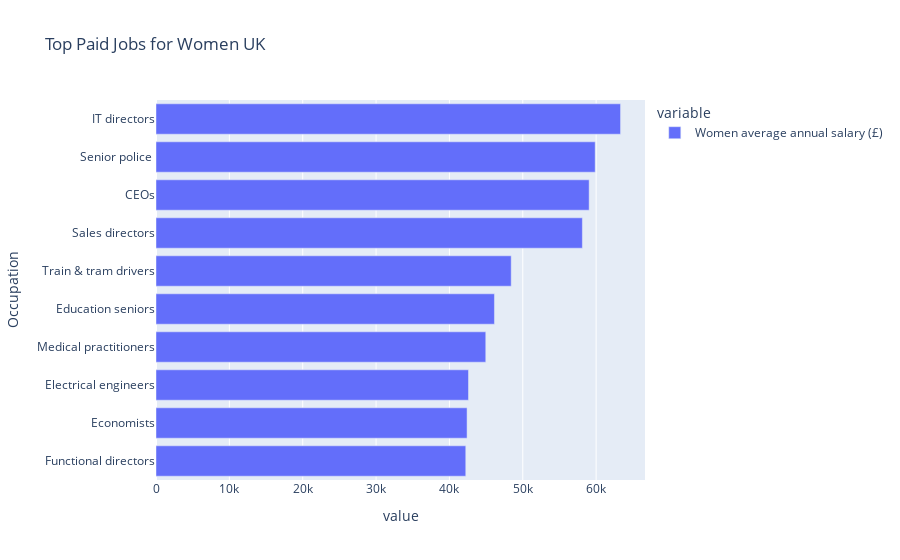

Notebook code cell kept with this figure:
### Code cell
top_jobs = highest_paid_women_jobs.head(10).sort_values(ascending=True)
fig = px.bar(top_jobs, title='Top Paid Jobs for Women UK', orientation='h')
fig.show()

### Figure 1 — Plotly figure (JSON) as saved in the notebook; plotly's stock layout.template omitted (floating-point values rounded to 4 significant figures)
{"data": [{"alignmentgroup": "True", "hovertemplate": "variable=Women average annual salary (£)<br>value=%{x}<br>Occupation=%{y}<extra></extra>", "legendgroup": "Women average annual salary (£)", "marker": {"color": "#636efa", "pattern": {"shape": ""}}, "name": "Women average annual salary (£)", "offsetgroup": "Women average annual salary (£)", "orientation": "h", "showlegend": true, "textposition": "auto", "type": "bar", "x": [42228, 42405, 42599, 44955, 46138, 48422, 58125, 59048, 59871, 63328], "xaxis": "x", "y": ["Functional directors", "Economists", "Electrical engineers", "Medical practitioners", "Education seniors", "Train & tram drivers", "Sales directors", "CEOs", "Senior police ", "IT directors"], "yaxis": "y"}], "layout": {"barmode": "relative", "legend": {"title": {"text": "variable"}, "tracegroupgap": 0}, "title": {"text": "Top Paid Jobs for Women UK"}, "xaxis": {"anchor": "y", "domain": [0, 1], "title": {"text": "value"}}, "yaxis": {"anchor": "x", "domain": [0, 1], "title": {"text": "Occupation"}}}}
